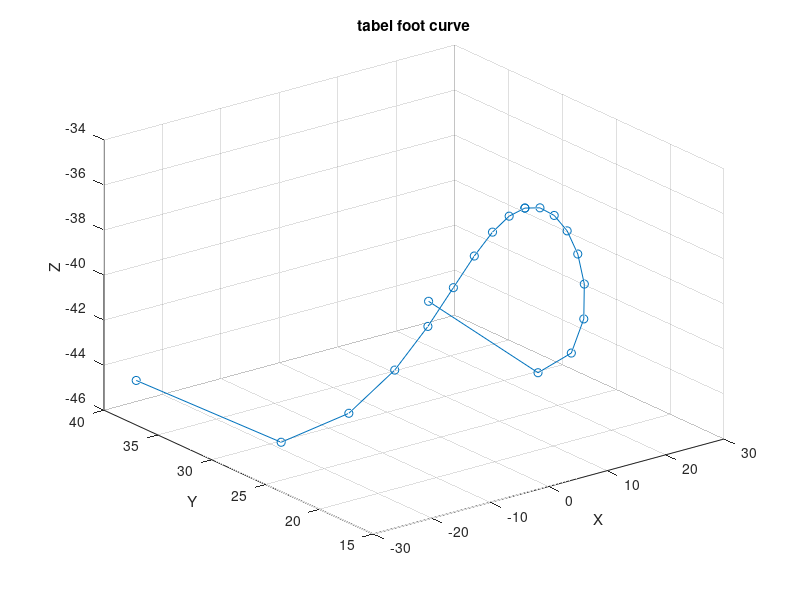

Write the MATLAB code that produced this figure.
%compute_xyz
%unit:cm
L=120;
R=25;
H=53;
l=L/4;
phi=linspace(atan(L/(2*R)),pi/2,10);
theta=linspace(0,atan(L/(2*H)),10);
l_=(R^2-(L/2*tan(pi/2-phi)).^2).^(1/2);
x=L/2*tan(pi/2-phi);
y=zeros(20,20);
z=zeros(20,20);
for i=1:10
    y(i,1:10)=l_-(L/2-l_).*(l_-l*cos(theta(i)))./(l_.^2+l^2-2*l.*l_.*cos(theta(i))).^(1/2);
    z(i,1:10)=-(L/2-l_).*(l*sin(theta(i)))./(l_.^2+l^2-2*l.*l_.*cos(theta(i))).^(1/2);
end;
m=[x -x(end:-1:1)];
n=[y(10,1:10) y(10,10:-1:1)];
k=[z(10,1:10) z(10,10:-1:1)];
plot3(m,n,k);
xlabel('X');
ylabel('Y');
zlabel('Z');
title('tabel foot curve');
grid on;
hold on;
scatter3(m,n,k)